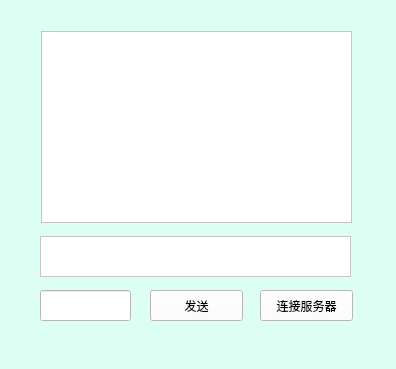
<?xml version="1.0" encoding="UTF-8"?>
<ui version="4.0">
 <class>Widget</class>
 <widget class="QWidget" name="Widget">
  <property name="geometry">
   <rect>
    <x>0</x>
    <y>0</y>
    <width>396</width>
    <height>369</height>
   </rect>
  </property>
  <property name="windowTitle">
   <string>Widget</string>
  </property>
  <property name="styleSheet">
   <string notr="true">background-color: rgb(221, 255, 243);</string>
  </property>
  <widget class="QTextEdit" name="send_box">
   <property name="geometry">
    <rect>
     <x>40</x>
     <y>236</y>
     <width>311</width>
     <height>41</height>
    </rect>
   </property>
   <property name="styleSheet">
    <string notr="true">background-color: rgb(255, 255, 255);</string>
   </property>
  </widget>
  <widget class="QTextEdit" name="Msg_show">
   <property name="geometry">
    <rect>
     <x>41</x>
     <y>31</y>
     <width>311</width>
     <height>192</height>
    </rect>
   </property>
   <property name="styleSheet">
    <string notr="true">background-color: rgb(255, 255, 255);</string>
   </property>
  </widget>
  <widget class="QLineEdit" name="name">
   <property name="geometry">
    <rect>
     <x>40</x>
     <y>290</y>
     <width>91</width>
     <height>31</height>
    </rect>
   </property>
   <property name="styleSheet">
    <string notr="true">background-color: rgb(255, 255, 255);</string>
   </property>
  </widget>
  <widget class="QPushButton" name="Exr">
   <property name="geometry">
    <rect>
     <x>260</x>
     <y>290</y>
     <width>93</width>
     <height>31</height>
    </rect>
   </property>
   <property name="styleSheet">
    <string notr="true">background-color: rgb(255, 255, 255);</string>
   </property>
   <property name="text">
    <string>连接服务器</string>
   </property>
  </widget>
  <widget class="QPushButton" name="send">
   <property name="geometry">
    <rect>
     <x>150</x>
     <y>290</y>
     <width>93</width>
     <height>31</height>
    </rect>
   </property>
   <property name="maximumSize">
    <size>
     <width>16777215</width>
     <height>16777215</height>
    </size>
   </property>
   <property name="styleSheet">
    <string notr="true">background-color: rgb(255, 255, 255);
</string>
   </property>
   <property name="text">
    <string>发送</string>
   </property>
  </widget>
 </widget>
 <resources/>
 <connections/>
</ui>
